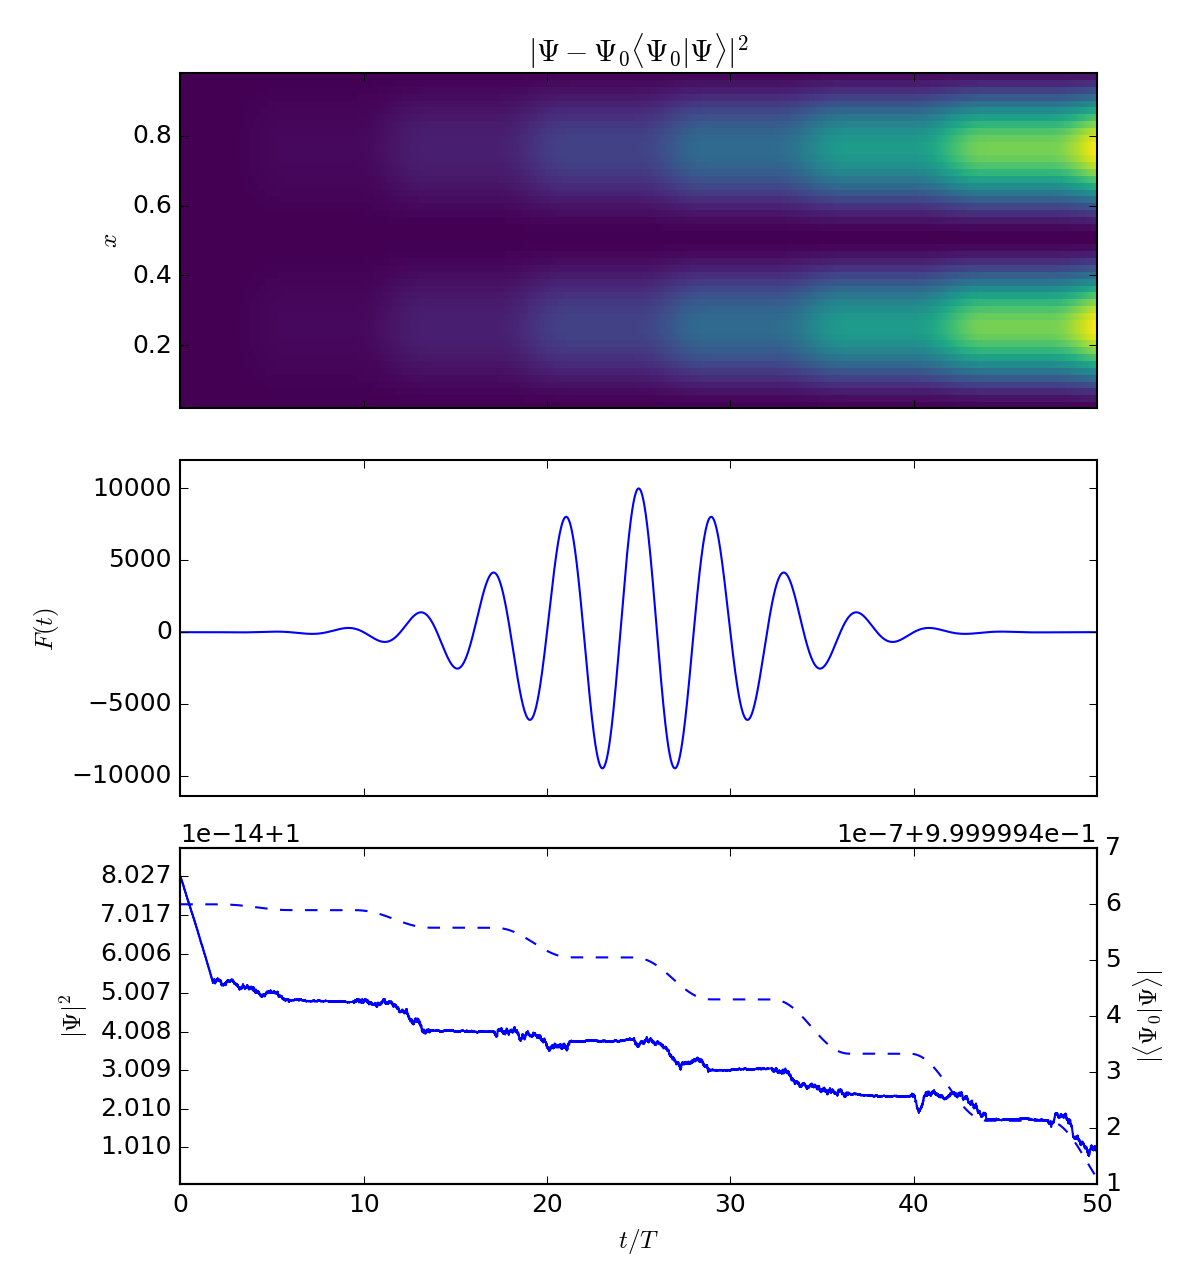

The script that drew this image:
using LinearOperators
using Magnus

using PyCall
pygui(:qt)
using PyPlot

function particle_in_box(M = 20,L = 1)
    dx = L/(M+1)
    x = linspace(dx,L-dx,M)
    T = SymTridiagonal(2ones(M), -ones(M-1))/dx^2
    ei = eigfact(T)
    T,ei,x
end

function state(ei, c::Vector, t::Real = 0)
    c /= sqrt(sumabs2(c))
    sel = 1:length(c)
    c = c.*exp(-im*ei[:values][sel]*t)
    psi = ei[:vectors][:,sel]*c
    E = dot(ei[:values][sel], abs2(c))
    psi,E
end

function propagate{T<:AbstractFloat}(ψ₀::AbstractVector{Complex{T}},
                                     tmax::Number, N::Integer,
                                     propagator::MagnusPropagator,
                                     save::Bool = false)
    τ = tmax/(N+1)
    Ψ = save ? Matrix{Complex{T}}(length(ψ₀),N+1) : Vector{Complex{T}}(length(ψ₀))
    Ψ[:,1] = ψ₀
    cur = 1
    next = save ? 2 : 1
    for i = 1:N
        propagator((i-1)*τ, τ, sub(Ψ, :, cur), sub(Ψ, :, next))
        cur = next
        save && (next += 1)
    end
    Ψ
end

M = 50
T,ei,x = particle_in_box(M)
psi0,E0 = state(ei, [1])

H₀ = LinearOperator(T)
F₀ = 1e4
period = 1.0/abs(ei[:values][1]-ei[:values][2])
ω = 2π/4
mx = Diagonal(collect(x-mean(x)))
tmax = 50
ndt = 300
dt = 6
F = t -> F₀*exp(-(t-tmax/2).^2/2dt^2).*sin(ω*t)
Hᵢ = t -> F(t*period)*LinearOperator(mx, symmetric=true, hermitian=true)
H = t -> H₀ + Hᵢ(t)


propagator = MidpointPropagator(H, -im, LanczosExponentiator(30,psi0))
@time psi = propagate(psi0,
                      tmax*period, tmax*ndt,
                      propagator,
                      true)

t = linspace(0,tmax,tmax*ndt+1)
n = Vector{Float64}(length(t))
p = Vector{Complex128}(length(t))
for i = eachindex(t)
    n[i] = norm(psi[:,i])
    p[i] = dot(psi0,psi[:,i])
    psi[:,i] -= p[i]*psi0
end

figure(1,figsize=(8,10))
clf()
subplot(311)
pcolormesh(t, x, abs2(psi), rasterized=true, cmap = plt[:cm][:get_cmap]("viridis"))
margins(0,0)
gca()[:set_xticklabels]([])
title(L"|\Psi-\Psi_0\langle\Psi_0|\Psi\rangle|^2")
ylabel(L"x")
subplot(312)
plot(t,F(t))
margins(0,0.1)
gca()[:set_xticklabels]([])
ylabel(L"F(t)")
subplot(313)
plot(t,n, "-")
margins(0,0.1)
xlabel(L"t/T")
ylabel(L"|\Psi|^2")
a2 = gca()[:twinx]()
a2[:plot](t,abs(p), "--")
ylabel(L"|\langle\Psi_0|\Psi\rangle|")
tight_layout()
show()
